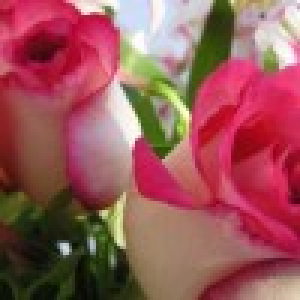
%> input picture matlab/~/Ex1/pink_flower.jpg, 100 x 100 px (shown 3 times larger)
$ octave Q1.m   (GNU Octave 9; MATLAB toolbox functions it lacks are replaced by stand-ins)
%> lines starting %> are read from the running program, lines starting %| are printed output that depends on the picture
%> further down, Im is the input picture: size 100x100x3 uint8; mean R, G, B 153.9, 87.2, 89.1
### matlab/~/Ex1/BiLinearInterp.m
function linterp=BiLinearInterp(Im, sizeFact)
%> called with sizeFact = 4
% function linterp=BiLinearInterp(Im, sizeFact)
%
% Perform Bi-Linear interpulation for an image.
%
% IM - An input image
% SIZEFACT - Factor scales vector (2 elements)
%
% 033230095, Dori Shapira, HW-1, 04/2010

if (size(sizeFact)==1)
    sizeFact = [sizeFact, sizeFact];
end

resSize = round(size(Im(:,:,1)) .* sizeFact);
%> resSize = [400 400]

% Calculate a map of positions:
sz = size(Im);
%> sz = [100 100 3]
[xGrid,yGrid] = meshgrid(linspace(1,sz(2), resSize(2)), linspace(1,sz(1), resSize(1)));

% Send to actual function:
linterp = biLinMap(Im, xGrid, yGrid);

### matlab/~/Ex1/biLinMap.m
function res=biLinMap(Im, xGrid, yGrid, defColor)
% function res=biLinMap(Im, xGrid, yGrid, defColor)
%
% Perform bilinear mapping (warping) of points, according to the grids.
%
% IM - Source image
% XGRID - A grid with X coordinates for the destination image
% YGRID - A grid with Y coordinates for the destination image
%
% XGRID and YGRID must be with the same dimentions.
% Any points outside the image will contain the background color, default=Black
%
% 033230095, Dori Shapira, HW-1, 04/2010

orgClass=class(Im(1));
%> orgClass = 'uint8'
Im=double(Im);
%> Im: size 100x100x3 double
sz = size(Im); sz(end+1:3)=1;
%> after `sz = size(Im)`: sz = [100 100 3]
Im = double(Im);

if (any(size(xGrid)-size(yGrid)))
  error('xGrid and yGrid must be with the same dimensions');
end

if (~exist('defColor', 'var'))
  defColor = zeros(1, 1, sz(3));
end

% Round up and down:
xHi = ceil(xGrid);
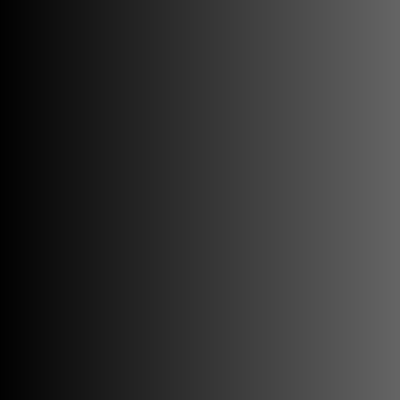
%> xHi: size 400x400 double; min 1, max 100, mean 51
yHi = ceil(yGrid);
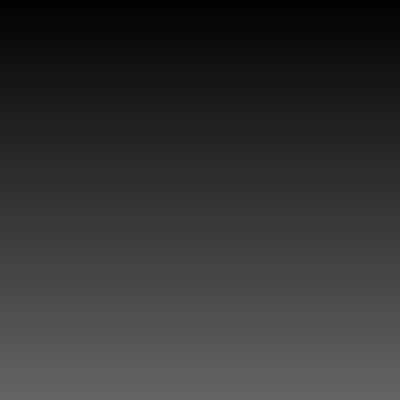
%> yHi: size 400x400 double; min 1, max 100, mean 51; mean of the top-left, top-right, bottom-left and bottom-right quarters 26.2, 26.2, 75.8, 75.8
xLo = floor(xGrid);
yLo = floor(yGrid);

% Weights of the "square edges": L=Left, R=Right, B=Bottom, T=Top, W=Weight
wL = xHi - xGrid;
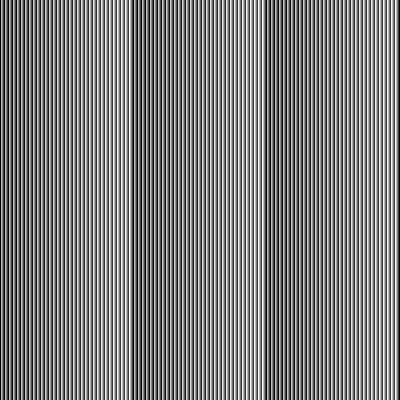
%> wL: size 400x400 double; min 0, max 0.992, mean 0.495
wB = yHi - yGrid;
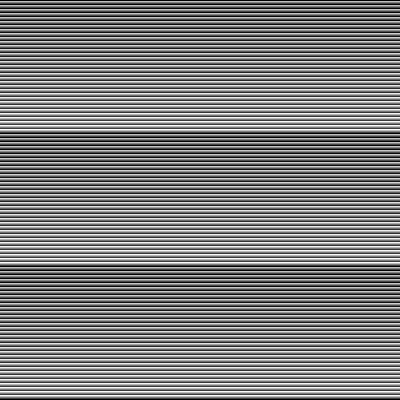
%> wB: size 400x400 double; min 0, max 0.992, mean 0.495; mean of the top-left, top-right, bottom-left and bottom-right quarters 0.477, 0.477, 0.513, 0.513
wR = 1-wL;
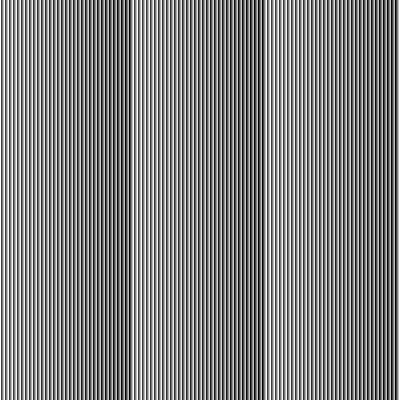
%> wR: size 400x400 double; min 0.00752, max 1, mean 0.505
wT = 1-wB;
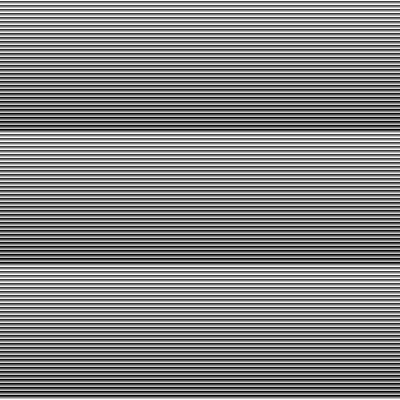
%> wT: size 400x400 double; min 0.00752, max 1, mean 0.505; mean of the top-left, top-right, bottom-left and bottom-right quarters 0.523, 0.523, 0.487, 0.487

% Blend only the legal points:
goodPnts = xHi <= sz(2) & xLo >= 1 & yHi <= sz(1) & yLo >= 1;
%> goodPnts: size 400x400 logical; every value is 1
goodPnts = find(goodPnts(:));
%> goodPnts = 160000 values from 1 to 160000

% Calculate indexes of corners: L=Left, D=Down, R=Right, U=Up, I=Index
iLD = sub2ind(sz(1:2), yLo(goodPnts), xLo(goodPnts));
iLU = sub2ind(sz(1:2), yHi(goodPnts), xLo(goodPnts));
iRD = sub2ind(sz(1:2), yLo(goodPnts), xHi(goodPnts));
iRU = sub2ind(sz(1:2), yHi(goodPnts), xHi(goodPnts));


% Generate result's base:
res = repmat(defColor, size(xGrid));

% These two use to scan the layers:
levOffsetS=0;
levOffsetD=0;

for lev=1:sz(3)
    % Fill in the legal points:
    res(goodPnts + levOffsetD) = ...
        wL(goodPnts) .* ( wB(goodPnts) .* Im(iLD + levOffsetS) + wT(goodPnts) .* Im(iLU + levOffsetS)) + ...
        wR(goodPnts) .* ( wB(goodPnts) .* Im(iRD + levOffsetS) + wT(goodPnts) .* Im(iRU + levOffsetS));

	levOffsetD = levOffsetD + numel(xGrid);
    levOffsetS = levOffsetS + sz(1)*sz(2);
end
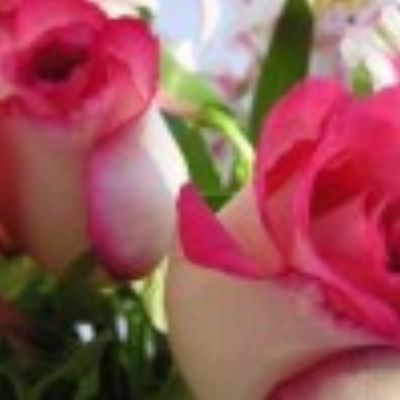
%> res: size 400x400x3 double; mean R, G, B 153.9, 87.2, 89

if (strcmp(orgClass, 'uint8'))
    res = uint8(res);
%> res: size 400x400x3 uint8
else
    if (~strcmp(orgClass, 'double'))
        warning('Don''t know how to convert output back. Leaving as double.');
    end
end

### matlab/~/Ex1/Q1.m
% Ex-1. Q1, Dori Shapira, 033230095, 04/2010
%
% Bi-linear resampling:
%
% 033230095, Dori Shapira, HW-1, 04/2010
src='pink_flower.jpg';
Im = imread(src);
bigIm = BiLinearInterp(Im, 4);

figure(1); clf; ; imshow(Im); title('Source');
figure(2); clf; ; imshow(bigIm); title('Bilinear');
figure(3); clf; ; imshow(imresize(Im, [400,400])); title('NN');

$ run again, with matlab/~/Ex1/Washington.jpg copied over matlab/~/Ex1/pink_flower.jpg
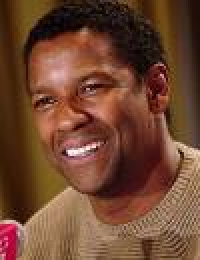
%> input picture matlab/~/Ex1/Washington.jpg, 100 x 130 px (shown 2 times larger)
%> Im is the input picture: size 130x100x3 uint8; mean R, G, B 111.3, 69.8, 48.2
%> resSize = [520 400]
%> orgClass = 'uint8'
%> Im: size 130x100x3 double
%> in biLinMap, `wT = 1-wB;`:
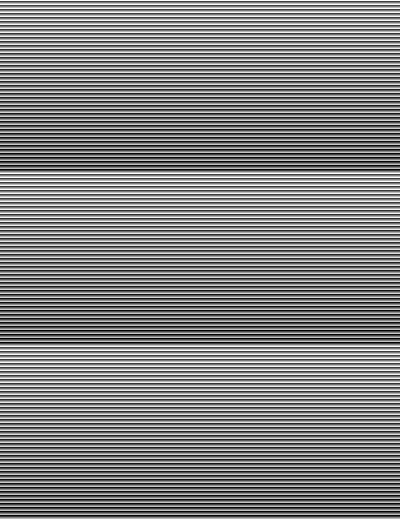
%> wT: size 520x400 double; min 0.00578, max 1, mean 0.504
%> in biLinMap, `goodPnts = find(goodPnts(:));`: goodPnts = 208000 values from 1 to 208000
%> `imshow(imresize(Im, [400,400]))`:
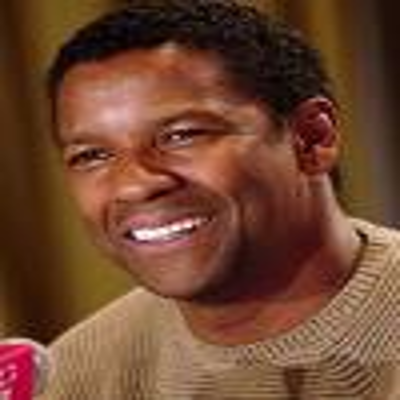
%> displayed picture: size 400x400x3, on the screen's scale of 0 to 255; mean R, G, B 111.3, 69.8, 48.2
